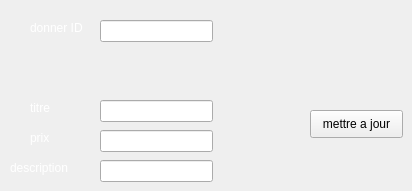
      <widget class="QWidget" name="tab_10">
       <attribute name="title">
        <string>modifier</string>
       </attribute>
       <widget class="QLineEdit" name="idms">
        <property name="geometry">
         <rect>
          <x>100</x>
          <y>20</y>
          <width>113</width>
          <height>22</height>
         </rect>
        </property>
        <property name="styleSheet">
         <string notr="true">background-color: none;</string>
        </property>
       </widget>
       <widget class="QLineEdit" name="titms">
        <property name="geometry">
         <rect>
          <x>100</x>
          <y>100</y>
          <width>113</width>
          <height>22</height>
         </rect>
        </property>
        <property name="styleSheet">
         <string notr="true">background-color: none;</string>
        </property>
       </widget>
       <widget class="QLineEdit" name="prixms">
        <property name="geometry">
         <rect>
          <x>100</x>
          <y>130</y>
          <width>113</width>
          <height>22</height>
         </rect>
        </property>
        <property name="styleSheet">
         <string notr="true">background-color: none;</string>
        </property>
       </widget>
       <widget class="QLineEdit" name="ds">
        <property name="geometry">
         <rect>
          <x>100</x>
          <y>160</y>
          <width>113</width>
          <height>22</height>
         </rect>
        </property>
        <property name="styleSheet">
         <string notr="true">background-color: none;</string>
        </property>
       </widget>
       <widget class="QLabel" name="label_18">
        <property name="geometry">
         <rect>
          <x>30</x>
          <y>20</y>
          <width>61</width>
          <height>16</height>
         </rect>
        </property>
        <property name="palette">
         <palette>
          <active>
           <colorrole role="WindowText">
            <brush brushstyle="SolidPattern">
             <color alpha="255">
              <red>255</red>
              <green>255</green>
              <blue>255</blue>
             </color>
            </brush>
           </colorrole>
           <colorrole role="Button">
            <brush brushstyle="SolidPattern">
             <color alpha="255">
              <red>61</red>
              <green>170</green>
              <blue>163</blue>
             </color>
            </brush>
           </colorrole>
           <colorrole role="Base">
            <brush brushstyle="SolidPattern">
             <color alpha="255">
              <red>61</red>
              <green>170</green>
              <blue>163</blue>
             </color>
            </brush>
           </colorrole>
           <colorrole role="Window">
            <brush brushstyle="SolidPattern">
             <color alpha="255">
              <red>61</red>
              <green>170</green>
              <blue>163</blue>
             </color>
            </brush>
           </colorrole>
          </active>
          <inactive>
           <colorrole role="WindowText">
            <brush brushstyle="SolidPattern">
             <color alpha="255">
              <red>255</red>
              <green>255</green>
              <blue>255</blue>
             </color>
            </brush>
           </colorrole>
           <colorrole role="Button">
            <brush brushstyle="SolidPattern">
             <color alpha="255">
              <red>61</red>
              <green>170</green>
              <blue>163</blue>
             </color>
            </brush>
           </colorrole>
           <colorrole role="Base">
            <brush brushstyle="SolidPattern">
             <color alpha="255">
              <red>61</red>
              <green>170</green>
              <blue>163</blue>
             </color>
            </brush>
           </colorrole>
           <colorrole role="Window">
            <brush brushstyle="SolidPattern">
             <color alpha="255">
              <red>61</red>
              <green>170</green>
              <blue>163</blue>
             </color>
            </brush>
           </colorrole>
          </inactive>
          <disabled>
           <colorrole role="WindowText">
            <brush brushstyle="SolidPattern">
             <color alpha="255">
              <red>39</red>
              <green>175</green>
              <blue>175</blue>
             </color>
            </brush>
           </colorrole>
           <colorrole role="Button">
            <brush brushstyle="SolidPattern">
             <color alpha="255">
              <red>61</red>
              <green>170</green>
              <blue>163</blue>
             </color>
            </brush>
           </colorrole>
           <colorrole role="Base">
            <brush brushstyle="SolidPattern">
             <color alpha="255">
              <red>61</red>
              <green>170</green>
              <blue>163</blue>
             </color>
            </brush>
           </colorrole>
           <colorrole role="Window">
            <brush brushstyle="SolidPattern">
             <color alpha="255">
              <red>61</red>
              <green>170</green>
              <blue>163</blue>
             </color>
            </brush>
           </colorrole>
          </disabled>
         </palette>
        </property>
        <property name="text">
         <string>donner ID</string>
        </property>
       </widget>
       <widget class="QLabel" name="label_20">
        <property name="geometry">
         <rect>
          <x>30</x>
          <y>100</y>
          <width>56</width>
          <height>16</height>
         </rect>
        </property>
        <property name="palette">
         <palette>
          <active>
           <colorrole role="WindowText">
            <brush brushstyle="SolidPattern">
             <color alpha="255">
              <red>255</red>
              <green>255</green>
              <blue>255</blue>
             </color>
            </brush>
           </colorrole>
           <colorrole role="Button">
            <brush brushstyle="SolidPattern">
             <color alpha="255">
              <red>61</red>
              <green>170</green>
              <blue>163</blue>
             </color>
            </brush>
           </colorrole>
           <colorrole role="Base">
            <brush brushstyle="SolidPattern">
             <color alpha="255">
              <red>61</red>
              <green>170</green>
              <blue>163</blue>
             </color>
            </brush>
           </colorrole>
           <colorrole role="Window">
            <brush brushstyle="SolidPattern">
             <color alpha="255">
              <red>61</red>
              <green>170</green>
              <blue>163</blue>
             </color>
            </brush>
           </colorrole>
          </active>
          <inactive>
           <colorrole role="WindowText">
            <brush brushstyle="SolidPattern">
             <color alpha="255">
              <red>255</red>
              <green>255</green>
              <blue>255</blue>
             </color>
            </brush>
           </colorrole>
           <colorrole role="Button">
            <brush brushstyle="SolidPattern">
             <color alpha="255">
              <red>61</red>
              <green>170</green>
              <blue>163</blue>
             </color>
            </brush>
           </colorrole>
           <colorrole role="Base">
            <brush brushstyle="SolidPattern">
             <color alpha="255">
              <red>61</red>
              <green>170</green>
              <blue>163</blue>
             </color>
            </brush>
           </colorrole>
           <colorrole role="Window">
            <brush brushstyle="SolidPattern">
             <color alpha="255">
              <red>61</red>
              <green>170</green>
              <blue>163</blue>
             </color>
            </brush>
           </colorrole>
          </inactive>
          <disabled>
           <colorrole role="WindowText">
            <brush brushstyle="SolidPattern">
             <color alpha="255">
              <red>39</red>
              <green>175</green>
              <blue>175</blue>
             </color>
            </brush>
           </colorrole>
           <colorrole role="Button">
            <brush brushstyle="SolidPattern">
             <color alpha="255">
              <red>61</red>
              <green>170</green>
              <blue>163</blue>
             </color>
            </brush>
           </colorrole>
           <colorrole role="Base">
            <brush brushstyle="SolidPattern">
             <color alpha="255">
              <red>61</red>
              <green>170</green>
              <blue>163</blue>
             </color>
            </brush>
           </colorrole>
           <colorrole role="Window">
            <brush brushstyle="SolidPattern">
             <color alpha="255">
              <red>61</red>
              <green>170</green>
              <blue>163</blue>
             </color>
            </brush>
           </colorrole>
          </disabled>
         </palette>
        </property>
        <property name="text">
         <string>titre </string>
        </property>
       </widget>
       <widget class="QLabel" name="label_22">
        <property name="geometry">
         <rect>
          <x>30</x>
          <y>130</y>
          <width>56</width>
          <height>16</height>
         </rect>
        </property>
        <property name="palette">
         <palette>
          <active>
           <colorrole role="WindowText">
            <brush brushstyle="SolidPattern">
             <color alpha="255">
              <red>255</red>
              <green>255</green>
              <blue>255</blue>
             </color>
            </brush>
           </colorrole>
           <colorrole role="Button">
            <brush brushstyle="SolidPattern">
             <color alpha="255">
              <red>61</red>
              <green>170</green>
              <blue>163</blue>
             </color>
            </brush>
           </colorrole>
           <colorrole role="Base">
            <brush brushstyle="SolidPattern">
             <color alpha="255">
              <red>61</red>
              <green>170</green>
              <blue>163</blue>
             </color>
            </brush>
           </colorrole>
           <colorrole role="Window">
            <brush brushstyle="SolidPattern">
             <color alpha="255">
              <red>61</red>
              <green>170</green>
              <blue>163</blue>
             </color>
            </brush>
           </colorrole>
          </active>
          <inactive>
           <colorrole role="WindowText">
            <brush brushstyle="SolidPattern">
             <color alpha="255">
              <red>255</red>
              <green>255</green>
              <blue>255</blue>
             </color>
            </brush>
           </colorrole>
           <colorrole role="Button">
            <brush brushstyle="SolidPattern">
             <color alpha="255">
              <red>61</red>
              <green>170</green>
              <blue>163</blue>
             </color>
            </brush>
           </colorrole>
           <colorrole role="Base">
            <brush brushstyle="SolidPattern">
             <color alpha="255">
              <red>61</red>
              <green>170</green>
              <blue>163</blue>
             </color>
            </brush>
           </colorrole>
           <colorrole role="Window">
            <brush brushstyle="SolidPattern">
             <color alpha="255">
              <red>61</red>
              <green>170</green>
              <blue>163</blue>
             </color>
            </brush>
           </colorrole>
          </inactive>
          <disabled>
           <colorrole role="WindowText">
            <brush brushstyle="SolidPattern">
             <color alpha="255">
              <red>39</red>
              <green>175</green>
              <blue>175</blue>
             </color>
            </brush>
           </colorrole>
           <colorrole role="Button">
            <brush brushstyle="SolidPattern">
             <color alpha="255">
              <red>61</red>
              <green>170</green>
              <blue>163</blue>
             </color>
            </brush>
           </colorrole>
           <colorrole role="Base">
            <brush brushstyle="SolidPattern">
             <color alpha="255">
              <red>61</red>
              <green>170</green>
              <blue>163</blue>
             </color>
            </brush>
           </colorrole>
           <colorrole role="Window">
            <brush brushstyle="SolidPattern">
             <color alpha="255">
              <red>61</red>
              <green>170</green>
              <blue>163</blue>
             </color>
            </brush>
           </colorrole>
          </disabled>
         </palette>
        </property>
        <property name="text">
         <string>prix</string>
        </property>
       </widget>
       <widget class="QLabel" name="label_23">
        <property name="geometry">
         <rect>
          <x>10</x>
          <y>160</y>
          <width>91</width>
          <height>16</height>
         </rect>
        </property>
        <property name="palette">
         <palette>
          <active>
           <colorrole role="WindowText">
            <brush brushstyle="SolidPattern">
             <color alpha="255">
              <red>255</red>
              <green>255</green>
              <blue>255</blue>
             </color>
            </brush>
           </colorrole>
           <colorrole role="Button">
            <brush brushstyle="SolidPattern">
             <color alpha="255">
              <red>61</red>
              <green>170</green>
              <blue>163</blue>
             </color>
            </brush>
           </colorrole>
           <colorrole role="Base">
            <brush brushstyle="SolidPattern">
             <color alpha="255">
              <red>61</red>
              <green>170</green>
              <blue>163</blue>
             </color>
            </brush>
           </colorrole>
           <colorrole role="Window">
            <brush brushstyle="SolidPattern">
             <color alpha="255">
              <red>61</red>
              <green>170</green>
              <blue>163</blue>
             </color>
            </brush>
           </colorrole>
          </active>
          <inactive>
           <colorrole role="WindowText">
            <brush brushstyle="SolidPattern">
             <color alpha="255">
              <red>255</red>
              <green>255</green>
              <blue>255</blue>
             </color>
            </brush>
           </colorrole>
           <colorrole role="Button">
            <brush brushstyle="SolidPattern">
             <color alpha="255">
              <red>61</red>
              <green>170</green>
              <blue>163</blue>
             </color>
            </brush>
           </colorrole>
           <colorrole role="Base">
            <brush brushstyle="SolidPattern">
             <color alpha="255">
              <red>61</red>
              <green>170</green>
              <blue>163</blue>
             </color>
            </brush>
           </colorrole>
           <colorrole role="Window">
            <brush brushstyle="SolidPattern">
             <color alpha="255">
              <red>61</red>
              <green>170</green>
              <blue>163</blue>
             </color>
            </brush>
           </colorrole>
          </inactive>
          <disabled>
           <colorrole role="WindowText">
            <brush brushstyle="SolidPattern">
             <color alpha="255">
              <red>39</red>
              <green>175</green>
              <blue>175</blue>
             </color>
            </brush>
           </colorrole>
           <colorrole role="Button">
            <brush brushstyle="SolidPattern">
             <color alpha="255">
              <red>61</red>
              <green>170</green>
              <blue>163</blue>
             </color>
            </brush>
           </colorrole>
           <colorrole role="Base">
            <brush brushstyle="SolidPattern">
             <color alpha="255">
              <red>61</red>
              <green>170</green>
              <blue>163</blue>
             </color>
            </brush>
           </colorrole>
           <colorrole role="Window">
            <brush brushstyle="SolidPattern">
             <color alpha="255">
              <red>61</red>
              <green>170</green>
              <blue>163</blue>
             </color>
            </brush>
           </colorrole>
          </disabled>
         </palette>
        </property>
        <property name="text">
         <string>description</string>
        </property>
       </widget>
       <widget class="QPushButton" name="pushButton_5">
        <property name="geometry">
         <rect>
          <x>310</x>
          <y>110</y>
          <width>93</width>
          <height>28</height>
         </rect>
        </property>
        <property name="styleSheet">
         <string notr="true">background-color: none;</string>
        </property>
        <property name="text">
         <string>mettre a jour</string>
        </property>
       </widget>
      </widget>
